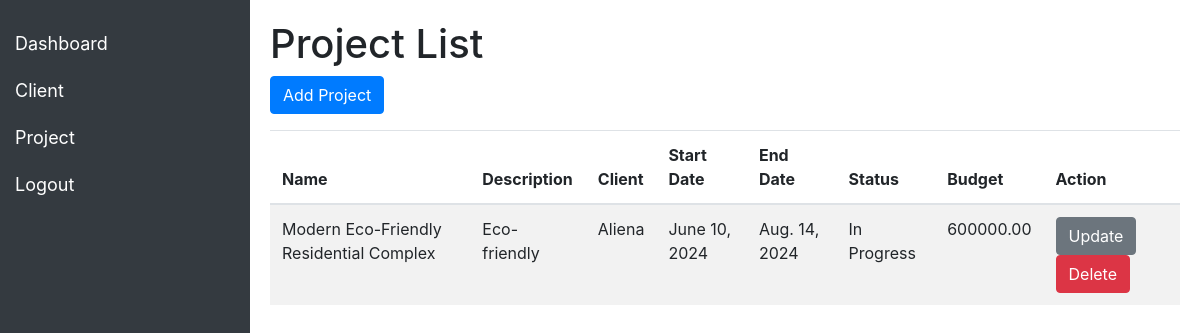
Before: /project (signed in) with the older database file.
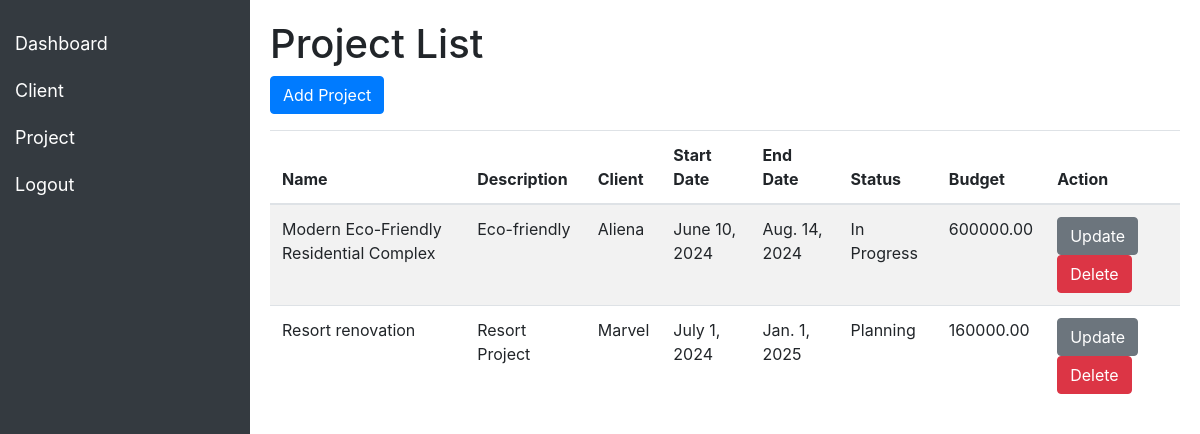
After: the same page with the newer database file.
### App/models.py (models this page shows)
class Project(models.Model):
  name = models.CharField(max_length=255)
  description = models.TextField(blank=True)
  client = models.ForeignKey(Client, on_delete=models.CASCADE)
  start_date = models.DateField(blank=True, null=True)
  end_date = models.DateField(blank=True, null=True)
  builder=models.ForeignKey(Builder, on_delete=models.CASCADE)
  STATUS_CHOICES = (
        ('Planning', 'Planning'),
        ('In Progress', 'In Progress'),
        ('Completed', 'Completed'),
    )
  status = models.CharField(max_length=50, choices=STATUS_CHOICES, blank=True, null=True)
  budget = models.DecimalField(max_digits=10, decimal_places=2, blank=True, null=True)
  def get_status_choices(self):
    return self.STATUS_CHOICES

class Client(models.Model):
  name = models.CharField(max_length=255)
  email = models.EmailField()
  phone_number = models.CharField(max_length=20, blank=True)
  address = models.TextField(blank=True)
  builder=models.ForeignKey(Builder, on_delete=models.CASCADE)
  def __str__(self):
    return self.name

### App/views.py (the view)
# urls.py: path('project', views.project, name='project'),
@never_cache
@login_required(login_url='login')
def project(request):
    if request.method == 'POST':
        form = ProjectForm(request.POST)
        if form.is_valid():
            form.instance.builder = request.user.builder
            form.save()
            return redirect('project')
    else:
        form = ProjectForm()
    projects = Project.objects.filter(builder__user=request.user)
    return render(request, 'project.html', {'form': form, 'projects': projects})

### template/project.html (shortened to what this page needs)
{% extends "base.html" %}
{% block content %}
<div class="content">
    <h1>Project List</h1>
    <button type="button" class="btn btn-primary mb-3" data-toggle="modal" data-target="#addProjectModal">Add Project</button>
    <table class="table table-striped project-table">
        <thead>
            <tr>
                <th>Name</th>
                <th>Description</th>
                <th>Client</th>
                <th>Start Date</th>
                <th>End Date</th>
                <th>Status</th>
                <th>Budget</th>
                <th>Action</th>
            </tr>
        </thead>
        <tbody>
            {% if projects %}
            {% for project in projects %}
                <tr>
                    <td>{{ project.name }}</td>
                    <td>{{ project.description }}</td>
                    <td>{{ project.client }}</td>
                    <td>{{ project.start_date }}</td>
                    <td>{{ project.end_date }}</td>
                    <td>{{ project.status }}</td>
                    <td>{{ project.budget }}</td>
                    <td>
                        <button type="button" class="btn btn-secondary" data-toggle="modal" data-target="#updateProjectModal{{ project.id }}">Update</button>
                        <button type="button" class="btn btn-danger" data-toggle="modal" data-target="#deleteProjectModal{{ project.id }}">Delete</button>
                    </td>
                </tr>
                </div>
            {% endfor %}
            {% else %}
                <tr>
                    <td colspan="3">No Projects available now.</td>
                </tr>
            {% endif %}
{% endblock content %}

Changed rows visible on the page:
added Project: name "Resort renovation", description "Resort Project", client "Marvel", start_date "July 1, 2024", end_date "Jan. 1, 2025", status "Planning", budget "160000.00"
